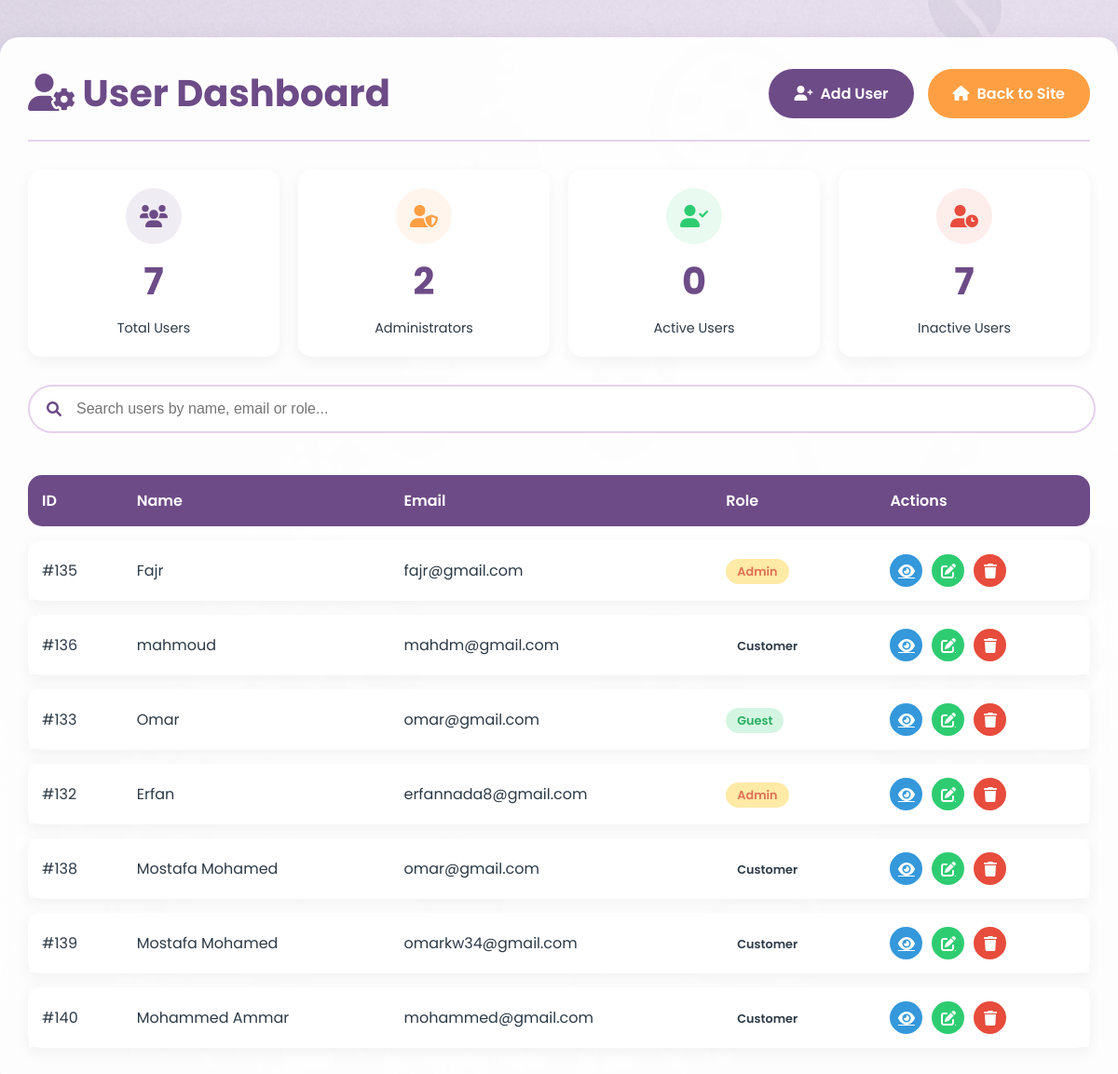
The app's page /admin_user_list.php (signed in) with its own data.
### tables this page shows
CREATE TABLE IF NOT EXISTS `users` (
  `id` int NOT NULL AUTO_INCREMENT,
  `name` varchar(100) NOT NULL,
  `email` varchar(100) NOT NULL,
  `password` varchar(100) NOT NULL,
  `role` varchar(100) NOT NULL,
  PRIMARY KEY (`id`)
);

### admin_user_list.php (the view, shortened to what this page needs)
<?php
require_once "config.php";
?>
<!DOCTYPE html>
<html lang="en">
<head>
    <link rel="stylesheet" href="https://cdnjs.cloudflare.com/ajax/libs/font-awesome/6.0.0/css/all.min.css">
</head>
<body>
    <div class="admin-container">
        <div class="admin-header">
            <h1 class="admin-title"><i class="fas fa-user-cog"></i> User Dashboard</h1>
            <div class="admin-actions">
                <a href="create.php" class="btn btn-primary">
                    <i class="fas fa-user-plus"></i> Add User
                </a>
                <a href="index.php" class="btn btn-secondary">
                    <i class="fas fa-home"></i> Back to Site
                </a>
            </div>
        </div>
        <div class="stats-cards">
            <?php
            $total_users = mysqli_query($link, "SELECT COUNT(*) FROM users")->fetch_row()[0];
            $admins = mysqli_query($link, "SELECT COUNT(*) FROM users WHERE role='admin'")->fetch_row()[0];
            $active_users = 0;
            $inactive_users = $total_users;
            ?>
            <div class="stat-card">
                <div class="icon-circle users-icon">
                    <i class="fas fa-users"></i>
                </div>
                <div class="stat-value"><?php echo $total_users; ?></div>
                <div class="stat-label">Total Users</div>
            </div>
            <div class="stat-card">
                <div class="icon-circle admins-icon">
                    <i class="fas fa-user-shield"></i>
                </div>
                <div class="stat-value"><?php echo $admins; ?></div>
                <div class="stat-label">Administrators</div>
            </div>
            <div class="stat-card">
                <div class="icon-circle active-icon">
                    <i class="fas fa-user-check"></i>
                </div>
                <div class="stat-value"><?php echo $active_users; ?></div>
                <div class="stat-label">Active Users</div>
            </div>
            <div class="stat-card">
                <div class="icon-circle inactive-icon">
                    <i class="fas fa-user-clock"></i>
                </div>
                <div class="stat-value"><?php echo $inactive_users; ?></div>
                <div class="stat-label">Inactive Users</div>
            </div>
        </div>
        <div class="search-bar">
            <i class="fas fa-search"></i>
            <input type="text" placeholder="Search users by name, email or role...">
        </div>
        <table class="user-table">
            <thead>
                <tr>
                    <th>ID</th>
                    <th>Name</th>
                    <th>Email</th>
                    <th>Role</th>
                    <th>Actions</th>
                </tr>
            </thead>
            <tbody>
                <?php
                $sql = "SELECT id, name, email, role FROM users";
                if ($result = mysqli_query($link, $sql)) {
                    while ($row = mysqli_fetch_assoc($result)) {
                        echo "<tr>";
                        echo "<td>#" . htmlspecialchars($row['id']) . "</td>";
                        echo "<td>" . htmlspecialchars($row['name']) . "</td>";
                        echo "<td>" . htmlspecialchars($row['email']) . "</td>";
                        echo "<td><span class='role-badge role-" . htmlspecialchars($row['role']) . "'>" .
                             ucfirst(htmlspecialchars($row['role'])) . "</span></td>";
                        echo "<td>";
                        echo "<div class='action-btns'>";
                        echo "<a href='read.php?id=" . $row['id'] . "' class='action-btn view-btn' title='View'><i class='fas fa-eye'></i></a>";
                        echo "<a href='update.php?id=" . $row['id'] . "' class='action-btn edit-btn' title='Edit'><i class='fas fa-edit'></i></a>";
                        echo "<a href='delete.php?id=" . $row['id'] . "' class='action-btn delete-btn' title='Delete'><i class='fas fa-trash'></i></a>";
                        echo "</div>";
                        echo "</td>";
                        echo "</tr>";
                    }
                }
                ?>
            </tbody>
        </table>
    </div>
</body>
</html>

### admin_user_list.php (style rules this page uses)
:root { --primary: #6d4b87; --secondary: #E6D1EC; --accent: #FF9F43; --light: #FFF5F5; --dark: #2C3A47; }
body { font-family: 'Poppins', sans-serif; background-image:url("background.png"); background-size: cover; background-repeat: repeat; margin: 0; padding: 0; color: var(--dark); }
.admin-container { max-width: 1200px; margin: 40px auto; padding: 30px; background: rgba(255, 255, 255, 0.95); border-radius: 20px; box-shadow: 0 10px 30px rgba(0, 0, 0, 0.1); backdrop-filter: blur(5px); }
.admin-header { display: flex; justify-content: space-between; align-items: center; margin-bottom: 30px; padding-bottom: 20px; border-bottom: 2px solid var(--secondary); }
.admin-title { color: var(--primary); font-size: 2.5rem; margin: 0; font-weight: 700; }
.admin-actions { display: flex; gap: 15px; }
.btn { padding: 12px 25px; border-radius: 50px; font-weight: 600; text-decoration: none; transition: all 0.3s ease; display: inline-flex; align-items: center; gap: 8px; }
.btn-primary { background: var(--primary); color: white; border: 2px solid var(--primary); }
.btn-secondary { background: var(--accent); color: white; border: 2px solid var(--accent); }
.user-table { width: 100%; border-collapse: separate; border-spacing: 0 15px; }
.user-table thead th { background: var(--primary); color: white; padding: 15px; text-align: left; font-weight: 600; }
.user-table th:first-child { border-radius: 15px 0 0 15px; }
.user-table th:last-child { border-radius: 0 15px 15px 0; }
.user-table tbody tr { background: white; box-shadow: 0 5px 15px rgba(0, 0, 0, 0.05); transition: all 0.3s ease; }
.user-table td { padding: 15px; vertical-align: middle; }
.user-table td:first-child { border-radius: 15px 0 0 15px; }
.user-table td:last-child { border-radius: 0 15px 15px 0; }
.role-badge { padding: 5px 12px; border-radius: 50px; font-size: 0.8rem; font-weight: 600; }
.role-admin { background: #FFEAA7; color: #E17055; }
.role-guest { background: #D5F5E3; color: #27AE60; }
.action-btns { display: flex; gap: 10px; }
.action-btn { width: 35px; height: 35px; border-radius: 50%; display: flex; align-items: center; justify-content: center; color: white; transition: all 0.3s ease; }
.view-btn { background: #3498DB; }
.edit-btn { background: #2ECC71; }
.delete-btn { background: #E74C3C; }
.search-bar { margin-bottom: 30px; position: relative; }
.search-bar input { width: 94%; padding: 15px 20px; border-radius: 50px; border: 2px solid var(--secondary); font-size: 1rem; padding-left: 50px; transition: all 0.3s ease; }
.search-bar i { position: absolute; left: 20px; top: 50%; transform: translateY(-50%); color: var(--primary); }
.stats-cards { display: grid; grid-template-columns: repeat(4, 1fr); gap: 20px; margin-bottom: 30px; }
.stat-card { background: white; padding: 20px; border-radius: 15px; box-shadow: 0 5px 15px rgba(0, 0, 0, 0.05); text-align: center; transition: all 0.3s ease; }
.stat-value { font-size: 2.5rem; font-weight: 700; color: var(--primary); margin: 10px 0; }
.stat-label { color: var(--dark); font-size: 0.9rem; }
.icon-circle { width: 60px; height: 60px; border-radius: 50%; display: flex; align-items: center; justify-content: center; margin: 0 auto; font-size: 1.5rem; }
.users-icon { background: rgba(109, 75, 135, 0.1); color: var(--primary); }
.admins-icon { background: rgba(255, 159, 67, 0.1); color: var(--accent); }
.active-icon { background: rgba(46, 204, 113, 0.1); color: #2ECC71; }
.inactive-icon { background: rgba(231, 76, 60, 0.1); color: #E74C3C; }

### records on screen
users: id "135", name "Fajr", email "fajr@gmail.com", role "Admin"
users: id "136", name "mahmoud", email "mahdm@gmail.com", role "Customer"
users: id "133", name "Omar", email "omar@gmail.com", role "Guest"
users: id "132", name "Erfan", email "erfannada8@gmail.com", role "Admin"
users: id "138", name "Mostafa Mohamed", email "omar@gmail.com", role "Customer"
users: id "139", name "Mostafa Mohamed", email "omarkw34@gmail.com", role "Customer"
users: id "140", name "Mohammed Ammar", email "mohammed@gmail.com", role "Customer"

### other values on screen
$total_users "7"
$admins "2"
$active_users "0"
$inactive_users "7"
